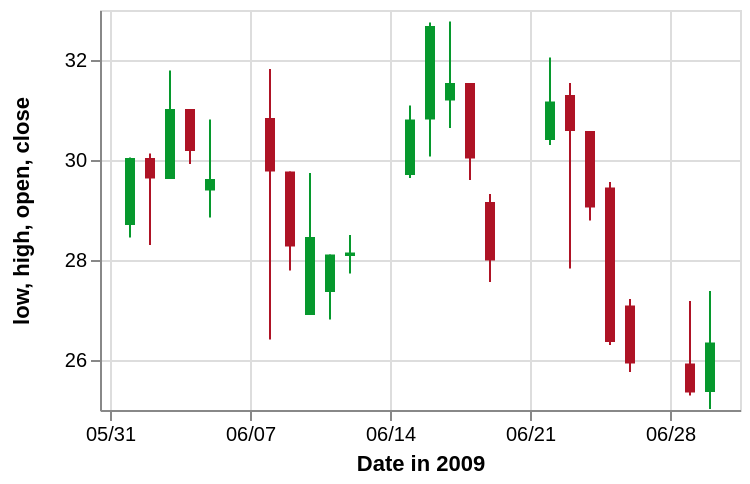

Express this chart as Vega-Lite.
### Vega specification from a JSON file in a GitHub repository (floating-point values rounded to 4 significant figures)
{"$schema": "https://vega.github.io/schema/vega/v3.0.json", "description": "A candlestick chart inspired from Protovis(http://mbostock.github.io/protovis/ex/candlestick.html)", "autosize": "pad", "padding": 5, "width": 320, "height": 200, "style": "cell", "data": [{"name": "source_0", "values": [{"date": "2009-06-01", "open": 28.7, "high": 30.05, "low": 28.45, "close": 30.04, "signal": "short", "ret": -4.894}, {"date": "2009-06-02", "open": 30.04, "high": 30.13, "low": 28.3, "close": 29.63, "signal": "short", "ret": -0.3226}, {"date": "2009-06-03", "open": 29.62, "high": 31.79, "low": 29.62, "close": 31.02, "signal": "short", "ret": 3.687}, {"date": "2009-06-04", "open": 31.02, "high": 31.02, "low": 29.92, "close": 30.18, "signal": "short", "ret": 4.51}, {"date": "2009-06-05", "open": 29.39, "high": 30.81, "low": 28.85, "close": 29.62, "signal": "short", "ret": 6.084}, {"date": "2009-06-08", "open": 30.84, "high": 31.82, "low": 26.41, "close": 29.77, "signal": "short", "ret": 1.254}, {"date": "2009-06-09", "open": 29.77, "high": 29.77, "low": 27.79, "close": 28.27, "signal": "short", "ret": -5.024}, {"date": "2009-06-10", "open": 26.9, "high": 29.74, "low": 26.9, "close": 28.46, "signal": "short", "ret": -5.466}, {"date": "2009-06-11", "open": 27.36, "high": 28.11, "low": 26.81, "close": 28.11, "signal": "short", "ret": -8.374}, {"date": "2009-06-12", "open": 28.08, "high": 28.5, "low": 27.73, "close": 28.15, "signal": "short", "ret": -5.528}, {"date": "2009-06-15", "open": 29.7, "high": 31.09, "low": 29.64, "close": 30.81, "signal": "long", "ret": 3.492}, {"date": "2009-06-16", "open": 30.81, "high": 32.75, "low": 30.07, "close": 32.68, "signal": "short", "ret": 0.155}, {"date": "2009-06-17", "open": 31.19, "high": 32.77, "low": 30.64, "close": 31.54, "signal": "short", "ret": 5.828}, {"date": "2009-06-18", "open": 31.54, "high": 31.54, "low": 29.6, "close": 30.03, "signal": "short", "ret": 8.176}, {"date": "2009-06-19", "open": 29.16, "high": 29.32, "low": 27.56, "close": 27.99, "signal": "short", "ret": 8.599}, {"date": "2009-06-22", "open": 30.4, "high": 32.05, "low": 30.3, "close": 31.17, "signal": "short", "ret": 15.49}, {"date": "2009-06-23", "open": 31.3, "high": 31.54, "low": 27.83, "close": 30.58, "signal": "short", "ret": 11.74}, {"date": "2009-06-24", "open": 30.58, "high": 30.58, "low": 28.79, "close": 29.05, "signal": "long", "ret": -10.42}, {"date": "2009-06-25", "open": 29.45, "high": 29.56, "low": 26.3, "close": 26.36, "signal": "long", "ret": 0}, {"date": "2009-06-26", "open": 27.09, "high": 27.22, "low": 25.76, "close": 25.93, "signal": "long", "ret": 0}, {"date": "2009-06-29", "open": 25.93, "high": 27.18, "low": 25.29, "close": 25.35, "signal": "long", "ret": 5.263}, {"date": "2009-06-30", "open": 25.36, "high": 27.38, "low": 25.02, "close": 26.35, "signal": "long", "ret": 6.738}]}, {"name": "data_1", "source": "source_0", "transform": [{"type": "formula", "expr": "toDate(datum[\"date\"])", "as": "date"}, {"type": "formula", "expr": "toNumber(datum[\"low\"])", "as": "low"}, {"type": "formula", "expr": "toNumber(datum[\"high\"])", "as": "high"}, {"type": "formula", "as": "yearmonthdate_date", "expr": "datetime(year(datum[\"date\"]), month(datum[\"date\"]), date(datum[\"date\"]), 0, 0, 0, 0)"}, {"type": "filter", "expr": "datum[\"yearmonthdate_date\"] !== null && !isNaN(datum[\"yearmonthdate_date\"]) && datum[\"low\"] !== null && !isNaN(datum[\"low\"])"}]}, {"name": "data_2", "source": "source_0", "transform": [{"type": "formula", "expr": "toDate(datum[\"date\"])", "as": "date"}, {"type": "formula", "expr": "toNumber(datum[\"open\"])", "as": "open"}, {"type": "formula", "expr": "toNumber(datum[\"close\"])", "as": "close"}, {"type": "formula", "as": "yearmonthdate_date", "expr": "datetime(year(datum[\"date\"]), month(datum[\"date\"]), date(datum[\"date\"]), 0, 0, 0, 0)"}, {"type": "filter", "expr": "datum[\"yearmonthdate_date\"] !== null && !isNaN(datum[\"yearmonthdate_date\"]) && datum[\"open\"] !== null && !isNaN(datum[\"open\"])"}]}], "marks": [{"name": "layer_0_marks", "type": "rule", "style": ["rule"], "from": {"data": "data_1"}, "encode": {"update": {"stroke": [{"test": "datum.open < datum.close", "value": "#06982d"}, {"value": "#ae1325"}], "x": {"scale": "x", "field": "yearmonthdate_date"}, "y": {"scale": "y", "field": "low"}, "y2": {"scale": "y", "field": "high"}}}}, {"name": "layer_1_marks", "type": "rect", "style": ["bar"], "from": {"data": "data_2"}, "encode": {"update": {"fill": [{"test": "datum.open < datum.close", "value": "#06982d"}, {"value": "#ae1325"}], "xc": {"scale": "x", "field": "yearmonthdate_date"}, "width": {"value": 5}, "y": {"scale": "y", "field": "open"}, "y2": {"scale": "y", "field": "close"}}}}], "scales": [{"name": "x", "type": "time", "domain": {"fields": [{"signal": "{data: datetime(2009, 4, 31, 0, 0, 0, 0)}"}, {"signal": "{data: datetime(2009, 6, 1, 0, 0, 0, 0)}"}]}, "range": [0, {"signal": "width"}], "padding": 5}, {"name": "y", "type": "linear", "domain": {"fields": [{"data": "data_1", "field": "low"}, {"data": "data_1", "field": "high"}, {"data": "data_2", "field": "open"}, {"data": "data_2", "field": "close"}]}, "range": [{"signal": "height"}, 0], "zero": false, "nice": true}], "axes": [{"scale": "x", "orient": "bottom", "title": "Date in 2009", "labelFlush": true, "labelOverlap": true, "tickCount": {"signal": "ceil(width/40)"}, "encode": {"labels": {"update": {"text": {"signal": "timeFormat(datum.value, '%m/%d')"}}}}, "zindex": 1}, {"scale": "x", "orient": "bottom", "grid": true, "tickCount": {"signal": "ceil(width/40)"}, "gridScale": "y", "domain": false, "labels": false, "maxExtent": 0, "minExtent": 0, "ticks": false, "zindex": 0}, {"scale": "y", "orient": "left", "title": "low, high, open, close", "labelOverlap": true, "tickCount": {"signal": "ceil(height/40)"}, "zindex": 1}, {"scale": "y", "orient": "left", "grid": true, "tickCount": {"signal": "ceil(height/40)"}, "gridScale": "x", "domain": false, "labels": false, "maxExtent": 0, "minExtent": 0, "ticks": false, "zindex": 0}], "config": {"axisY": {"minExtent": 30}}}
